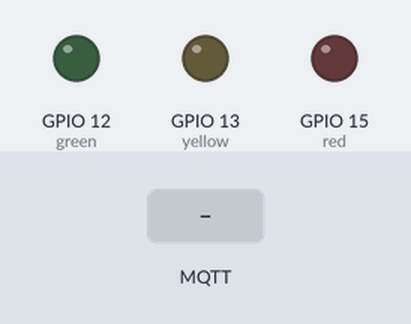
Recording of a sketch running on a simulated ESP8266 (NodeMCU). On the bench: output pins drawn as LEDs (lit = HIGH). Dashed ring = blinking. Inputs (shaded band) come from the test bench. WiFi joins after 1.5 s; servers stay silent unless stated; no MQTT or app messages arrive unless stated; what the sketch prints to the serial monitor is not drawn.

Above: at 3.0 s.
3.1 s: MQTT message "b" arrives on the first subscribed topic
At 3.59 s:
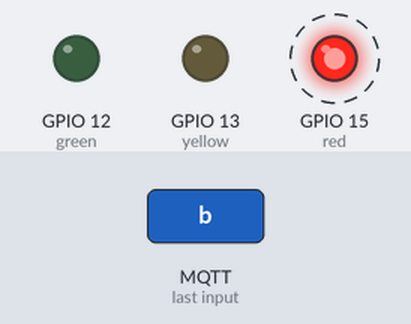
6.1 s: MQTT message "g" arrives on the first subscribed topic
At 6.9 s:
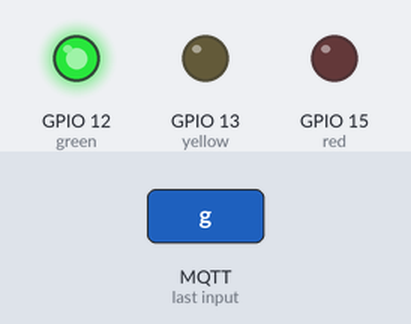
7.6 s: MQTT message "y" arrives on the first subscribed topic
At 8.0 s:
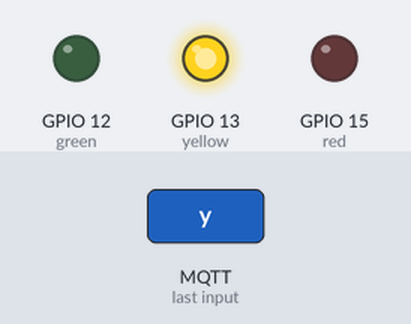
Timing chart, 0 to 10.6 s (numbered marks = the images above; inputs shaded):
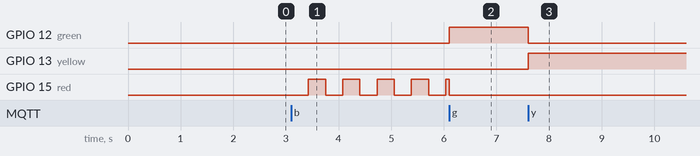

The sketch:

Lab_4_Stoplight.ino
```cpp
/*
 * Created by Aaron Nelson
 * Lab 4 Event Bus
 * 10-26-19
 * This script is used with the stoplight module. It will light up different colors based on what is passed to the MQTT server (posted from an ultrasonic sensor).
 *
 * The MQTT portion of this script was obtained from https://arduinodiy.wordpress.com/2017/11/24/mqtt-for-beginners/
 *
    Stoplight Pins:
        Green: Pin12 (D6)
        Yellow: Pin13 (D7)
        Red: Pin15 (D8)
        GND: GND
*/

#include <ESP8266WiFi.h>            // This contains the libraries that allows the board to connect to wifi
#include <PubSubClient.h>           // This is used for communication with the MQTT Server

const char* ssid = "YOUR WIFI HERE";       // Specify the name of your wifi
const char* password = "YOUR PASSWORD HERE";      // Specify the password for your wifi

const char* mqttServer = "192.168.137.1"; // The location of your MQTT Server
const int mqttPort = 1883;                // The port number your MQTT Server is running on (1883 is the default for Mosquitto)

unsigned long beginningMillis;      // A variable to hold our current time (used for auto mode to keep track of how much time has passed)
int onBlink;                        // Set if the server reading sent 'b'. Will change the red light on and off

WiFiClient stoplightClient;         // Name for our MQTT connection client
PubSubClient client(stoplightClient);     // Creates a partially initialized client instance

int green = 12;                     // Pin D6 is used for green. If using a different pin, specify that here
int yellow = 13;                    // Pin D7 is used for yellow. If using a different pin, specify that here
int red = 15;                       // Pin D8 is used for red. If using a different pin, specify that here
int redFlash = 0;                   // While this value is 1, it specifies the light should be red, while 0, it is off during the flashing stage


void setup() {                      // This runs when the board is first turned on
  Serial.begin(115200);             // This allows serial information when connected to a computer (this will tell what echosensor message was sent to the MQTT server)
  pinMode(green, OUTPUT);           // Prepares the pin connected to the green light for output
  pinMode(yellow, OUTPUT);          // Prepares the pin connected to the yellow light for output
  pinMode(red, OUTPUT);             // Prepares the pin connected to the red light for output
  lightsOff();                      // Initialize the device by turning all of the stoplight lights off

  /* Connect to WiFi */
  Serial.println();
  Serial.println();
  Serial.print("Connecting to ");   // This is shown on the serial if connected to a computer
  Serial.println(ssid);             // It displays the wifi it is trying to connect to

  WiFi.mode(WIFI_STA);              // It sets the wifis mode to "Station" (rather than "AP" which is the Access Point mode)
  WiFi.hostname("Stoplight");       // Hostname to uniquely identify our device
  WiFi.begin(ssid, password);       // Attempts to connect to wifi using provided credentials

  while (WiFi.status() != WL_CONNECTED) {     // While the wifi is not connected yet:
    delay(500);                     // every half second,
    Serial.print(".");              // it prints a dot on the Serial Monitor to show it is still trying to connect
  }
  Serial.println("");
  Serial.println("WiFi connected"); // When it does connect, show that there was success

  connectMQTT();                    // Runs the function to set up our MQTT connection

  // Blink LED quickly to show that it is connected to wifi and the MQTT server
  digitalWrite(LED_BUILTIN, LOW);   // light turns on
  delay(100);
  digitalWrite(LED_BUILTIN, HIGH);  // light turns off
  delay(100);
  digitalWrite(LED_BUILTIN, LOW);   // light turns on
  delay(100);
  digitalWrite(LED_BUILTIN, HIGH);  // light turns off

  client.publish("device/stoplight", "Activated");  // Post in the device channel that this device is on
}


void loop() {                       // This constantly cycles through, checking the MQTT server for a message, reconnecting if it becomes disconnected, and blinking the red light if that setting is on
  client.loop();                    // Runs through the MQTT functions to process incoming messages and send publish data

  if (!client.connected()){         // Occasionally the client drops connection randomly and stops working
    Serial.println("MQTT was Unexpectedly Disconnected");
    connectMQTT();                  // If the connection dropped, try to reconnect to our server
  }

  if (onBlink == 1){                // If the red light is supposed to be blinking
    if ((325 + beginningMillis) < millis()) {       // 325ms after the light last blinked
      if (redFlash == 0){           // If the red light was off,
          redLight();               // turn the red light on
          redFlash = 1;             // and change the variable to have it turn off next time
      } else if (redFlash == 1) {   // If the red light was on,
          lightsOff();              // turn the red light off
          redFlash = 0;             // and change the variable to ahve it turn on next time
      }
      beginningMillis = millis();   // Restart the counter for when the loop will run again
      delay(5);
    }
  }
}


void connectMQTT() {              // When first connecting to MQTT or when it becomes disconnected, run this script
  client.setServer(mqttServer, mqttPort);     // Setup the server connection with information the user provided
  client.setCallback(callback);   // Setup the callback to listen to changes made on the MQTT server
  while(!client.connected()) {    // If the MQTT server is not connected or becomes disconnected, try again
    Serial.println("connecting to MQTT...");
    if (client.connect("Stoplight")) {        // Try to connect with this name
      Serial.println("Connected to MQTT");
    } else {
      Serial.print("failed... Re");           // Repeatedly says "failed... Reconnecting" as this loop cycles through
      // Serial.print(client.state());           // Show in the Serial Monitor what the current state of the server connection is
      delay(2000);                // Wait two seconds before trying to connect to the server again
    }
  }
  client.subscribe("garage/echoSwitch/color");  // Listen to this path on the server and when a change is noticed, run the callback function
}


void callback(char* topic, byte* payload, unsigned int length)
{
  // The callback listens to the MQTT server and checks for changes in the "garage/echoSwitch/color"
  // This function occurs after a message was received
  Serial.print("Message arrived in topic: ");
  Serial.println(topic);          // Notify which subscribed path received a change
  Serial.print("Message:");

  String value = "";              // To contain the value from the MQTT path
  for(int i = 0; i < length; i++) {
    char ch = ((char)payload[i]); // Only one character is read at a time
    value.concat(ch);             // So create "value" based on the string of these characters
  }
  Serial.print(value);            // Show the value that came through in the serial monitor
  Serial.println();

  // Respond to the color the Echo Sensor sent to tell which color the light should turn
  if (value == "g") {
    // Echo sensor is over 35 cm
    greenLight();
    onBlink = 0;
  } else if (value == "y") {
    // Echo sensor is between 20-35 cm
    yellowLight();
    onBlink = 0;
  } else if (value == "r") {
    // Echo sensor is between 10-20 cm
    redLight();
    onBlink = 0;
  } else if (value == "b") {
    // Echo sensor is between 0-10 cm
    lightsOff();
    // Because this is too close, we wish to flash the red light (functionality for this is in loop())
    onBlink = 1;
    beginningMillis = millis();
  } else if (value == "o") {
    // The door switch became disconnected and the echo sensor is no longer reading values
    lightsOff();
    onBlink = 0;
  }
}


/* These are the functions that are called depending on the read MQTT value.
    They only turn on the light they are supposed to according to the pin number specified at the beginning of the script */
void lightsOff() {
  digitalWrite(green, LOW);
  digitalWrite(yellow, LOW);
  digitalWrite(red, LOW);
}

void greenLight() {
  digitalWrite(green, HIGH);
  digitalWrite(yellow, LOW);
  digitalWrite(red, LOW);
}

void yellowLight() {
  digitalWrite(green, LOW);
  digitalWrite(yellow, HIGH);
  digitalWrite(red, LOW);
}

void redLight() {
  digitalWrite(green, LOW);
  digitalWrite(yellow, LOW);
  digitalWrite(red, HIGH);
}
```

Measured:
- after the input at 3.1 s, GPIO 15 (red): alternates HIGH for 0.33 s and LOW for 0.33 s, starting after 0.33 s
- after the input at 6.1 s, GPIO 12 (green): LOW → HIGH at once
- after the input at 7.6 s, GPIO 12 (green): HIGH → LOW at once; GPIO 13 (yellow): LOW → HIGH at once
